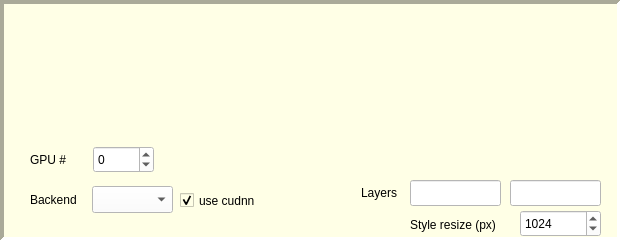
   <widget class="QFrame" name="frame">
    <property name="enabled">
     <bool>true</bool>
    </property>
    <property name="geometry">
     <rect>
      <x>20</x>
      <y>50</y>
      <width>621</width>
      <height>241</height>
     </rect>
    </property>
    <property name="autoFillBackground">
     <bool>false</bool>
    </property>
    <property name="styleSheet">
     <string notr="true">background-color: rgb(255,255,230);</string>
    </property>
    <property name="frameShape">
     <enum>QFrame::Panel</enum>
    </property>
    <property name="frameShadow">
     <enum>QFrame::Sunken</enum>
    </property>
    <property name="lineWidth">
     <number>4</number>
    </property>
    <widget class="QSpinBox" name="styleImageSize">
     <property name="geometry">
      <rect>
       <x>520</x>
       <y>210</y>
       <width>81</width>
       <height>27</height>
      </rect>
     </property>
     <property name="toolTip">
      <string>Before computing the style loss targets, the style image will be resized so its smaller side is this many pixels long. This can have a big effect on the types of features transferred from the style image</string>
     </property>
     <property name="styleSheet">
      <string notr="true">background-color: rgb(255, 255, 255);
selection-color: rgb(0, 0, 0);</string>
     </property>
     <property name="minimum">
      <number>1</number>
     </property>
     <property name="maximum">
      <number>10000</number>
     </property>
     <property name="singleStep">
      <number>10</number>
     </property>
     <property name="value">
      <number>1024</number>
     </property>
     <property name="displayIntegerBase">
      <number>10</number>
     </property>
    </widget>
    <widget class="QLabel" name="label_13">
     <property name="geometry">
      <rect>
       <x>410</x>
       <y>215</y>
       <width>101</width>
       <height>20</height>
      </rect>
     </property>
     <property name="text">
      <string>Style resize (px)</string>
     </property>
    </widget>
    <widget class="QLabel" name="label_16">
     <property name="geometry">
      <rect>
       <x>330</x>
       <y>184</y>
       <width>67</width>
       <height>17</height>
      </rect>
     </property>
     <property name="text">
      <string>Layers</string>
     </property>
     <property name="alignment">
      <set>Qt::AlignRight|Qt::AlignTrailing|Qt::AlignVCenter</set>
     </property>
    </widget>
    <widget class="QLineEdit" name="contentLayers">
     <property name="geometry">
      <rect>
       <x>410</x>
       <y>180</y>
       <width>91</width>
       <height>26</height>
      </rect>
     </property>
     <property name="toolTip">
      <string>Which layers of the loss network to use for the content reconstruction loss. This will usually be a comma-separated list of integers, but for complicated loss networks like ResNets it can be a list of of layer strings. Default is '16'</string>
     </property>
     <property name="styleSheet">
      <string notr="true">background-color: rgb(255, 255, 255);</string>
     </property>
    </widget>
    <widget class="QLineEdit" name="styleLayers">
     <property name="geometry">
      <rect>
       <x>510</x>
       <y>180</y>
       <width>91</width>
       <height>26</height>
      </rect>
     </property>
     <property name="palette">
      <palette>
       <active>
        <colorrole role="Button">
         <brush brushstyle="SolidPattern">
          <color alpha="255">
           <red>255</red>
           <green>255</green>
           <blue>255</blue>
          </color>
         </brush>
        </colorrole>
        <colorrole role="Base">
         <brush brushstyle="SolidPattern">
          <color alpha="255">
           <red>255</red>
           <green>255</green>
           <blue>255</blue>
          </color>
         </brush>
        </colorrole>
        <colorrole role="Window">
         <brush brushstyle="SolidPattern">
          <color alpha="255">
           <red>255</red>
           <green>255</green>
           <blue>255</blue>
          </color>
         </brush>
        </colorrole>
       </active>
       <inactive>
        <colorrole role="Button">
         <brush brushstyle="SolidPattern">
          <color alpha="255">
           <red>255</red>
           <green>255</green>
           <blue>255</blue>
          </color>
         </brush>
        </colorrole>
        <colorrole role="Base">
         <brush brushstyle="SolidPattern">
          <color alpha="255">
           <red>255</red>
           <green>255</green>
           <blue>255</blue>
          </color>
         </brush>
        </colorrole>
        <colorrole role="Window">
         <brush brushstyle="SolidPattern">
          <color alpha="255">
           <red>255</red>
           <green>255</green>
           <blue>255</blue>
          </color>
         </brush>
        </colorrole>
       </inactive>
       <disabled>
        <colorrole role="Button">
         <brush brushstyle="SolidPattern">
          <color alpha="255">
           <red>255</red>
           <green>255</green>
           <blue>255</blue>
          </color>
         </brush>
        </colorrole>
        <colorrole role="Base">
         <brush brushstyle="SolidPattern">
          <color alpha="255">
           <red>255</red>
           <green>255</green>
           <blue>255</blue>
          </color>
         </brush>
        </colorrole>
        <colorrole role="Window">
         <brush brushstyle="SolidPattern">
          <color alpha="255">
           <red>255</red>
           <green>255</green>
           <blue>255</blue>
          </color>
         </brush>
        </colorrole>
       </disabled>
      </palette>
     </property>
     <property name="toolTip">
      <string>Which layers of the loss network to use for the style reconstruction loss. This is a comma-separated list. Default is '4,9,16,23'</string>
     </property>
     <property name="styleSheet">
      <string notr="true">background-color: rgb(255, 255, 255);</string>
     </property>
    </widget>
    <widget class="QSpinBox" name="gpu">
     <property name="geometry">
      <rect>
       <x>93</x>
       <y>146</y>
       <width>61</width>
       <height>27</height>
      </rect>
     </property>
     <property name="toolTip">
      <string>GPU number to use, starting from 0. For CPU-only use -1</string>
     </property>
     <property name="styleSheet">
      <string notr="true">background-color: rgb(255, 255, 255);
selection-color: rgb(0, 0, 0);</string>
     </property>
     <property name="minimum">
      <number>-1</number>
     </property>
     <property name="maximum">
      <number>3</number>
     </property>
     <property name="singleStep">
      <number>1</number>
     </property>
     <property name="value">
      <number>0</number>
     </property>
     <property name="displayIntegerBase">
      <number>10</number>
     </property>
    </widget>
    <widget class="QLabel" name="label_14">
     <property name="geometry">
      <rect>
       <x>30</x>
       <y>151</y>
       <width>51</width>
       <height>17</height>
      </rect>
     </property>
     <property name="text">
      <string>GPU #</string>
     </property>
    </widget>
    <widget class="QComboBox" name="backend">
     <property name="geometry">
      <rect>
       <x>92</x>
       <y>186</y>
       <width>81</width>
       <height>27</height>
      </rect>
     </property>
     <property name="toolTip">
      <string>Which backend to use for GPU, either cuda or opencl</string>
     </property>
     <property name="styleSheet">
      <string notr="true">background-color: rgb(255, 255, 255);
selection-color: rgb(0, 0, 0);</string>
     </property>
     <property name="currentText">
      <string/>
     </property>
     <property name="maxVisibleItems">
      <number>2</number>
     </property>
    </widget>
    <widget class="QLabel" name="label_23">
     <property name="geometry">
      <rect>
       <x>30</x>
       <y>191</y>
       <width>61</width>
       <height>17</height>
      </rect>
     </property>
     <property name="text">
      <string>Backend</string>
     </property>
    </widget>
    <widget class="QCheckBox" name="cudnn">
     <property name="geometry">
      <rect>
       <x>180</x>
       <y>190</y>
       <width>91</width>
       <height>21</height>
      </rect>
     </property>
     <property name="toolTip">
      <string>Whether to use cuDNN when using CUDA</string>
     </property>
     <property name="text">
      <string>use cudnn</string>
     </property>
     <property name="checked">
      <bool>true</bool>
     </property>
    </widget>
    <zorder>label_13</zorder>
    <zorder>label_16</zorder>
    <zorder>label_14</zorder>
    <zorder>label_23</zorder>
    <zorder>cudnn</zorder>
    <zorder>gpu</zorder>
    <zorder>backend</zorder>
    <zorder>contentLayers</zorder>
    <zorder>styleImageSize</zorder>
    <zorder>styleLayers</zorder>
   </widget>
